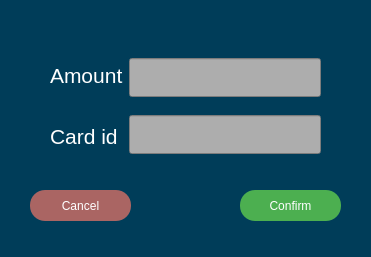
<?xml version="1.0" encoding="UTF-8"?>
<ui version="4.0">
 <class>TransferWidget</class>
 <widget class="QWidget" name="TransferWidget">
  <property name="geometry">
   <rect>
    <x>0</x>
    <y>0</y>
    <width>371</width>
    <height>257</height>
   </rect>
  </property>
  <property name="windowTitle">
   <string>Form</string>
  </property>
  <property name="styleSheet">
   <string notr="true">background-color: rgb(0, 61, 89);</string>
  </property>
  <widget class="QPushButton" name="confirm_but">
   <property name="geometry">
    <rect>
     <x>240</x>
     <y>190</y>
     <width>101</width>
     <height>31</height>
    </rect>
   </property>
   <property name="font">
    <font>
     <pointsize>-1</pointsize>
     <underline>false</underline>
     <strikeout>false</strikeout>
    </font>
   </property>
   <property name="cursor">
    <cursorShape>PointingHandCursor</cursorShape>
   </property>
   <property name="styleSheet">
    <string notr="true">QPushButton {
  font-size: 12px;
  text-align: center;
  text-decoration: none;
  outline: none;
  color: #fff;
  background-color: #4CAF50;
  border: none;
  border-radius: 15px;
}
QPushButton:hover{
 background-color: rgb(85, 195, 89);
}</string>
   </property>
   <property name="text">
    <string>Confirm</string>
   </property>
  </widget>
  <widget class="QWidget" name="layoutWidget">
   <property name="geometry">
    <rect>
     <x>50</x>
     <y>50</y>
     <width>271</width>
     <height>112</height>
    </rect>
   </property>
   <layout class="QHBoxLayout" name="horizontalLayout_2">
    <item>
     <layout class="QVBoxLayout" name="verticalLayout_3">
      <property name="spacing">
       <number>10</number>
      </property>
      <item>
       <widget class="QLabel" name="amount_label">
        <property name="font">
         <font>
          <pointsize>16</pointsize>
         </font>
        </property>
        <property name="styleSheet">
         <string notr="true">color: rgb(255, 255, 255);</string>
        </property>
        <property name="text">
         <string>Amount</string>
        </property>
       </widget>
      </item>
      <item>
       <widget class="QLabel" name="id_label">
        <property name="font">
         <font>
          <pointsize>16</pointsize>
         </font>
        </property>
        <property name="styleSheet">
         <string notr="true">color: rgb(255, 255, 255);</string>
        </property>
        <property name="text">
         <string>Card id</string>
        </property>
       </widget>
      </item>
     </layout>
    </item>
    <item>
     <layout class="QVBoxLayout" name="verticalLayout_4">
      <property name="spacing">
       <number>10</number>
      </property>
      <item>
       <widget class="QLineEdit" name="amount_line">
        <property name="font">
         <font>
          <pointsize>20</pointsize>
         </font>
        </property>
        <property name="styleSheet">
         <string notr="true">border-color: rgb(0, 0, 0);
background-color: rgb(173, 173, 173);
color: rgb(0, 0, 0);</string>
        </property>
        <property name="text">
         <string/>
        </property>
       </widget>
      </item>
      <item>
       <widget class="QLineEdit" name="id_line">
        <property name="font">
         <font>
          <pointsize>20</pointsize>
         </font>
        </property>
        <property name="styleSheet">
         <string notr="true">border-color: rgb(0, 0, 0);
background-color: rgb(173, 173, 173);
color: rgb(0, 0, 0);</string>
        </property>
        <property name="text">
         <string/>
        </property>
       </widget>
      </item>
     </layout>
    </item>
   </layout>
  </widget>
  <widget class="QPushButton" name="cancel_but">
   <property name="geometry">
    <rect>
     <x>30</x>
     <y>190</y>
     <width>101</width>
     <height>31</height>
    </rect>
   </property>
   <property name="font">
    <font>
     <pointsize>-1</pointsize>
     <underline>false</underline>
     <strikeout>false</strikeout>
    </font>
   </property>
   <property name="cursor">
    <cursorShape>PointingHandCursor</cursorShape>
   </property>
   <property name="styleSheet">
    <string notr="true">QPushButton {
  font-size: 12px;
  text-align: center;
  text-decoration: none;
  outline: none;
  color: #fff;
  background-color: rgb(170, 101, 99);
  border: none;
  border-radius: 15px;
}
QPushButton:hover{
 background-color: rgb(85, 195, 89);
}</string>
   </property>
   <property name="text">
    <string>Cancel</string>
   </property>
  </widget>
 </widget>
 <resources/>
 <connections/>
</ui>
